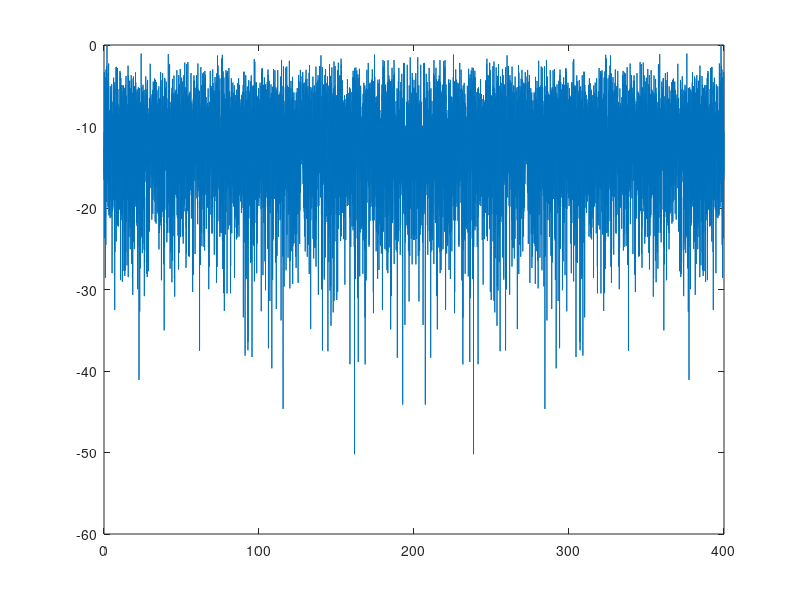

Write the MATLAB code that produced this figure.
clear all;
close all;

% Number of lanes.
L = 4;

% Number of channels.
N = 8;

% Sampling frequency.
fclk = 100e6;
fs = fclk*L;
ts = 1/fs;

% Channel center.
fc = fs/N;

% Channel bandwidth.
fb = fs/(N/2);

% Input signal.
f0 = fb/10;
ff0 = 1*fc + f0;
w0 = 2*pi*ff0/fs;
f1 = fb/33;
ff1 = 6*fc + f1;
w1 = 2*pi*ff1/fs;
T = 1/f1;

M = round(100*T/ts);
n = 0:M-1;
A0 = 0.75*2^15;
A1 = 0.15*2^15;

x = A0*cos(w0*n); + 1j*A0*sin(w0*n) + ...
    A1*cos(w1*n) + 1j*A1*sin(w1*n);

x = x + 0.001*rand(size(x));

x = 0.9*2^16*(rand(size(x))-0.5);

% Write data into file.
fid = fopen('data_iq.txt','w');
for i=1:M
    a = x(i);
    fprintf(fid,'%d,%d\n',fix(real(x(i))),fix(imag(x(i))));
end
fclose(fid);

% Spectrum.
hh = hanning(length(x));
X = abs(fft(x.*hh.'));
F = 0:length(X)-1;
F = F/length(F);
figure; plot(F*fs/1000/1000,20*log10(X/max(X)))